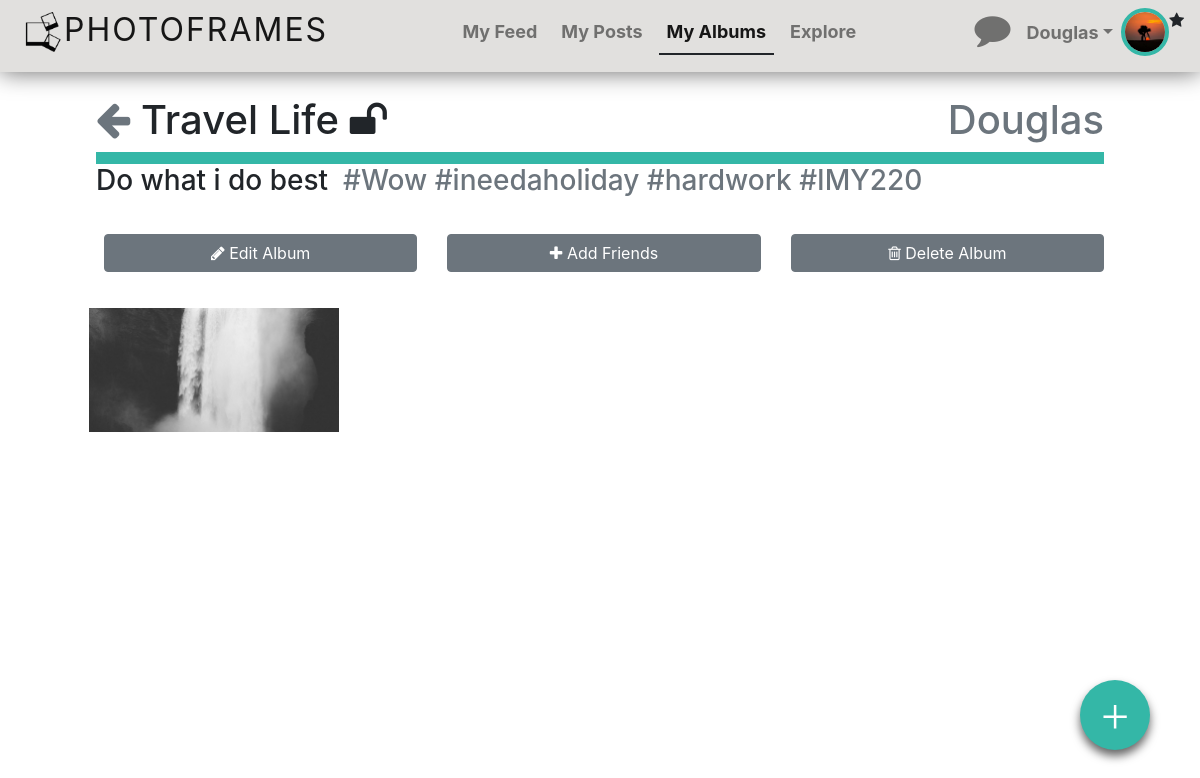
The page /php/album.php?albumID=30 (signed in) on the database its author committed.
### tables this page shows
CREATE TABLE `tbalbum` (
  `albumID` int(11) NOT NULL,
  `userID` int(11) NOT NULL,
  `title` varchar(50) NOT NULL,
  `description` varchar(50) DEFAULT NULL,
  `privacy` varchar(10) NOT NULL DEFAULT 'public',
  `timeStamp` datetime NOT NULL
);

CREATE TABLE `tbuser` (
  `userID` int(11) NOT NULL,
  `userType` varchar(10) NOT NULL DEFAULT 'user',
  `name` varchar(50) NOT NULL,
  `email` varchar(50) NOT NULL,
  `dateOfBirth` date NOT NULL,
  `bio` varchar(100) DEFAULT NULL,
  `profileImage` varchar(200) DEFAULT '../gallery/profilePics/default.png',
  `password` varchar(200) NOT NULL
);

CREATE TABLE `tbalbumhashtag` (
  `ID` int(11) NOT NULL,
  `albumID` int(11) NOT NULL,
  `hashtag` varchar(50) NOT NULL
);

CREATE TABLE `tbpost` (
  `imageID` int(11) NOT NULL,
  `userID` int(11) NOT NULL,
  `title` varchar(50) NOT NULL,
  `caption` varchar(50) NOT NULL,
  `stars` int(11) NOT NULL DEFAULT '0',
  `timeStamp` datetime DEFAULT NULL,
  `fileLocation` varchar(200) NOT NULL DEFAULT 'default',
  `privacy` varchar(10) DEFAULT 'public',
  `iso` int(11) DEFAULT NULL,
  `shutterSpeed` varchar(10) DEFAULT NULL,
  `fStop` float DEFAULT NULL,
  `lens` varchar(10) DEFAULT NULL,
  `albumID` int(11) NOT NULL
);

### php/album.php (the view, shortened to what this page needs)
<?php
include "./fragments/globals.php";
?>
<!DOCTYPE html>
<html>
<head>
    <?php include "./fragments/cssLibraries.php"; ?>
    <link rel="stylesheet" type="text/css" href="../css/album.css" />
    <link rel="stylesheet" type="text/css" href="../css/postsFragment.css" />
    <link rel="stylesheet" type="text/css" href="../css/posts.css" />
</head>
<body>
<?php include "./fragments/navbarFragment.php"; ?>
<?php
$albumInfoQuery = "SELECT *
                    FROM tbalbum
                    WHERE albumID = ".$_GET['albumID'].";";
    $res = $mysqli->query($albumInfoQuery);
    if ($res && $res->num_rows > 0)
    {
        while($row = $res->fetch_assoc())
        {
            echo '<div class="heading">
            <h1>
            <a href="#" class="goBack"><i class="fa fa-arrow-left text-secondary" aria-hidden="true"></i></a>
             '.$row['title'].'&nbsp;';
            $getUserQuery = "SELECT *
                            FROM tbalbumparticipant
                            WHERE albumID = ".$_GET['albumID'].";";
            $result = $mysqli->query($getUserQuery);
            if ($result && $result->num_rows > 0)
            {
                echo '<i class="fa fa-users privacyIcon" aria-hidden="true"></i>';
            }
            else
            {
                if ($row["privacy"] == "private")
                    echo '<i class="fa fa-lock privacyIcon" aria-hidden="true"></i>';
                else
                    echo '<i class="fa fa-unlock privacyIcon" aria-hidden="true"></i>';
            }
            echo '<span class="float-right">';
            $getUserQuery = "SELECT *
                            FROM tbuser
                            WHERE userID = ".$row['userID'].";";
            $result = $mysqli->query($getUserQuery);
            if ($result && $result->num_rows > 0)
            {
                while($rowResult = $result->fetch_assoc())
                {
                    echo '<a href="./profile.php?userID='.$rowResult["userID"].'" class="text-secondary">'.$rowResult["name"].'</a>';
                }
            }
          echo '</span>
            </h1>
           </div>
           <h3 class="pageContent2">'.$row['description'].'&nbsp;&nbsp;';
            $getHashtagsQuery = "SELECT *
                            FROM tbalbumhashtag
                            WHERE albumID = ".$_GET['albumID'].";";
            $result = $mysqli->query($getHashtagsQuery);
            if ($result && $result->num_rows > 0)
            {
                while($rowResult = $result->fetch_assoc())
                {
                    echo '<a href="./explore.php?hashtag='.substr($rowResult['hashtag'], 1).'" class="text-secondary">'.$rowResult['hashtag'].'</a>&nbsp;';
                }
            }
           echo '</h3>';
        }
    }
?>
<?php
$albumQuery = "SELECT tbalbum.albumID As 'albumID',tbalbum.userID AS 'userID', tbalbum.privacy ,tbalbumparticipant.userID AS 'PuserID'
            FROM tbalbum
            LEFT JOIN tbalbumparticipant ON tbalbum.albumID = tbalbumparticipant.albumID
            WHERE tbalbum.albumID = ".$_GET['albumID']." OR tbalbumparticipant.albumID = ".$_GET['albumID'];
    $res = $mysqli->query($albumQuery);
    if ($res && $res->num_rows > 0)
    {
        $resArray = $res->fetch_all(MYSQLI_ASSOC);
        $ownerAccess = false;
        $AdminAccess = false;
        $participantAccess = false;
        $getUserQuery = "SELECT *
                        FROM tbuser
                        WHERE userID = ".$_SESSION['userID'].";";
        $result = $mysqli->query($getUserQuery);
        if ($result && $result->num_rows > 0)
        {
            while($rowResult = $result->fetch_assoc())
            {
                if ($rowResult["userType"] == 'admin')
                    $AdminAccess = true;
            }
        }
        if ($resArray[0]['userID'] == $_SESSION['userID'])
        {
            $ownerAccess = true;
        }
        if ($ownerAccess || $participantAccess || $AdminAccess)
        {
            if ($ownerAccess || $AdminAccess)
            {
                echo '<div class="pageContent">
                        <div class="row">
                            <div class="col-4"><a class="btn btn-secondary col-12 m-1 text-white adminBtn" data-toggle="modal" data-target="#editAlbum_View"><i class="fa fa-pencil" aria-hidden="true"></i> Edit Album</a></div>
                            <div class="col-4"><a class="btn btn-secondary col-12 m-1 text-white adminBtn" data-toggle="modal" data-target="#addFriend_View"><i class="fa fa-plus" aria-hidden="true"></i> Add Friends</a></div>
                            <div class="col-4"><a class="btn btn-secondary col-12 m-1 text-white adminBtn" data-albumid="'.$_GET['albumID'].'" id="deleteAlbum"><i class="fa fa-trash-o" aria-hidden="true"></i> Delete Album</a></div>
                        </div>
                    </div>';
            }
            include "./fragments/addPostFragment.php";
            $query = "SELECT *
            FROM tbpost
            WHERE albumID = ".$_GET['albumID']."  AND privacy != 'hidden'
            ORDER BY timeStamp DESC;";
            include "./fragments/postsFragment.php";
        }
    }
?>
</body>
</html>

### php/fragments/postsFragment.php (shortened to what this page needs)
<?php
    if (isset($query))
    {
        $res = $mysqli->query($query);
        if ($res && $res->num_rows > 0)
        {
            $count = 0;
            echo '<main class="container-fluid pageContent">';
            echo '<div class="row">';
            $numRows = $res->num_rows;
            $resArray = $res->fetch_all(MYSQLI_ASSOC);
            while($count < $numRows)
            {
                echo '<div class="column" id="col1">';
                for ($x = 0; $x < $numRows; $x+=4)
                {
                    $usersName = "";
                    $userInfoQuery = "SELECT * FROM tbuser WHERE userID = ".$resArray[$x]["userID"];
                    $result = $mysqli->query($userInfoQuery);
                    if ($result && $result->num_rows > 0)
                    {
                        $rowResult = $result->fetch_assoc();
                        $usersName = $rowResult["name"];
                    }
                    echo '<div class="img" data-imageid="'.$resArray[$x]["imageID"].'">
                            <img src="'.$resArray[$x]["fileLocation"].'" class="image" alt="Image of Post">
                            <div class="middle">
                                <div class="text top-right"><a href="profile.php?userID='.$resArray[$x]["userID"].'" data-userID="'.$resArray[$x]["userID"].'" class="text-secondary h4">'.$usersName.'</a></div>
                                <div class="text text-middle">'.$resArray[$x]["title"].'</div>
                            </div>
                            <div class="bottom">
                                <div class="text bottom-left ml-1">
                                    <span> | ISO <b>'.$resArray[$x]["iso"].'</b> |</span>
                                    <span> <b>'.$resArray[$x]["shutterSpeed"].'</b> |</span>
                                    <span> &fnof;<b>'.$resArray[$x]["fStop"].'</b> |</span>
                                    <span> <b>'.$resArray[$x]["lens"].'</b> |</span>
                                </div>
                                <div class="text bottom-right mr-1 likePhoto"><a href="#" data-postID="1234"><i class="fa fa-star-o" aria-hidden="true"></i></a><span data-hasstared="false">'.$resArray[$x]["stars"].'</span></div>
                            </div>
                        </div>';
                    $count++;
                }
                echo '</div>';
                echo '<div class="column" id="col1">';
                echo '</div>';
                echo '<div class="column" id="col1">';
                echo '</div>';
                echo '<div class="column" id="col1">';
                echo '</div>';
            }
            echo '</div>';
            echo '</main>';
        }
    }
?>

### css/main.css (style rules this page uses)
html { scrollbar-width: none; -ms-overflow-style: none; }
.heading { margin-top: 6em; margin-left: 8%; margin-right: 8%; border-bottom: 12px solid #34b7a7; }
.pageContent { padding-left: 8%; padding-right: 8%; padding-top: 2%; }
.pageContent2 { padding-left: 8%; padding-right: 8%; }

### css/album.css (style rules this page uses)
.adminBtn { margin-left: 10px; margin-right: 10px; }

### css/postsFragment.css (style rules this page uses)
* { box-sizing: border-box; }
.row { display: -ms-flexbox; display: flex; -ms-flex-wrap: wrap; flex-wrap: wrap; padding: 0 4px; }
.column { -ms-flex: 25%; flex: 25%; max-width: 25%; padding: 0 4px; }
.column img { margin-top: 8px; vertical-align: middle; width: 100%; }
.column div { margin-top: 8px; vertical-align: middle; width: 100%; }
.img { position: relative; cursor: pointer; }
.image { opacity: 1; display: block; width: 100%; height: auto; transition: .5s ease; backface-visibility: hidden; }

### rows shown on the page
tbalbum: title "Travel Life", privacy "public" (drawn), description "Do what i do best"
tbuser: name "Douglas"
tbalbumhashtag: hashtag "#Wow"
tbalbumhashtag: hashtag "#ineedaholiday"
tbalbumhashtag: hashtag "#hardwork"
tbalbumhashtag: hashtag "#IMY220"
tbpost: fileLocation (picture)

### other values the page prints
$_SESSION['userName'] "Douglas"
